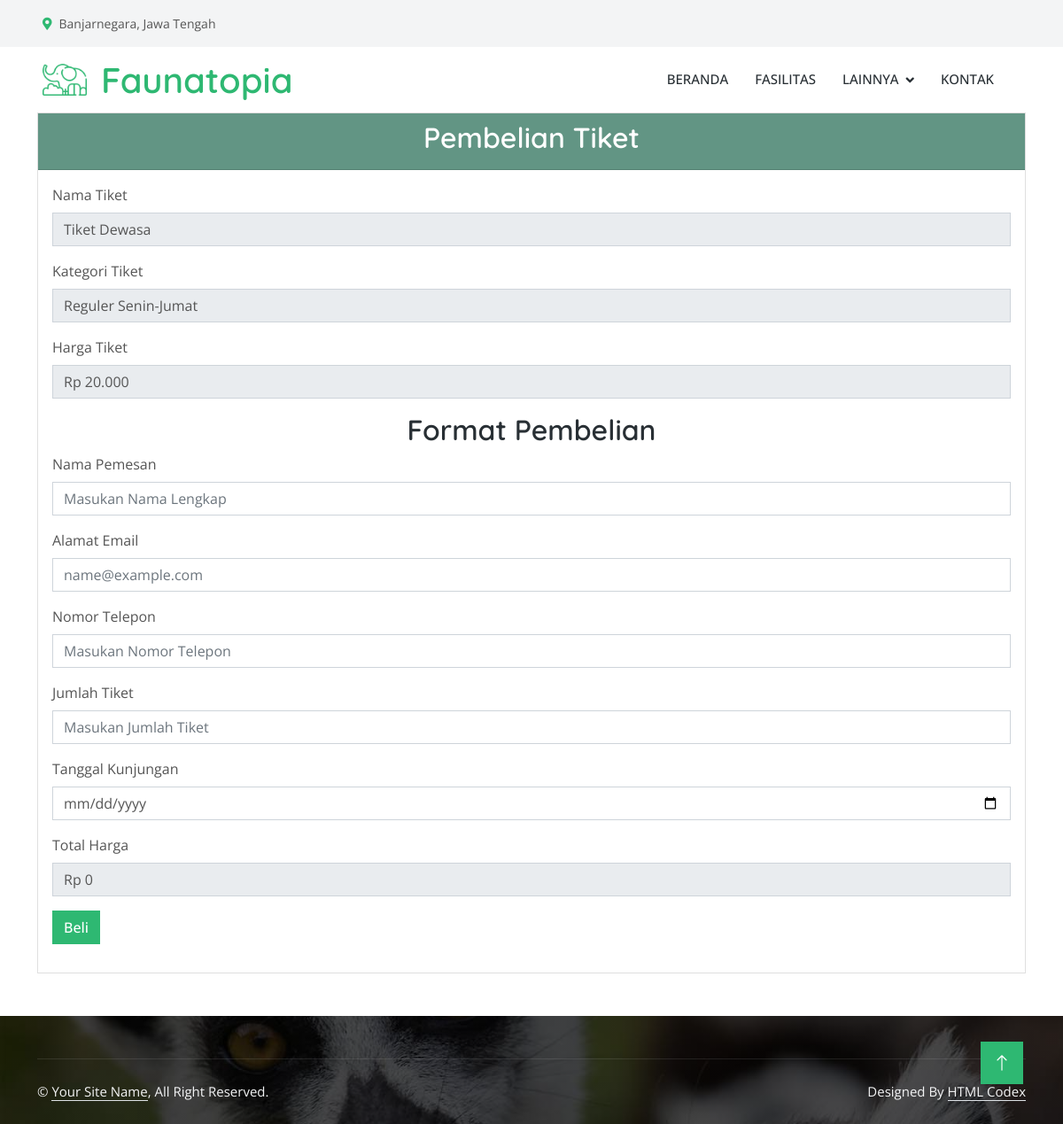
The page /beli_tiket.php?id_harga=1 on the database its author committed.
### tables this page shows
CREATE TABLE IF NOT EXISTS `harga_tiket` (
  `id_harga` int NOT NULL AUTO_INCREMENT,
  `nama_tiket` varchar(255) NOT NULL,
  `harga` varchar(50) NOT NULL DEFAULT '',
  `kategori` varchar(50) NOT NULL,
  `deskripsi` text NOT NULL,
  PRIMARY KEY (`id_harga`)
);

### beli_tiket.php (the view, shortened to what this page needs)
<?php
include "koneksi/function.php";
if (isset($_GET['id_harga']) && is_numeric($_GET['id_harga'])) {
    $id_harga = $_GET['id_harga'];
    $result = mysqli_query($conn, "SELECT * FROM harga_tiket WHERE id_harga = '$id_harga'");
    if ($result && mysqli_num_rows($result) > 0) {
        $row = mysqli_fetch_assoc($result);
    } else {
        echo "<script>alert('Data tiket tidak ditemukan!'); window.location.href = 'index.php';</script>";
        exit;
    }
} else {
    echo "<script>alert('ID Tiket tidak valid!'); window.location.href = 'index.php';</script>";
    exit;
}
?>
<!DOCTYPE html>
<html lang="en">
<head>
    <link href="https://cdnjs.cloudflare.com/ajax/libs/font-awesome/5.10.0/css/all.min.css" rel="stylesheet">
    <link href="https://cdn.jsdelivr.net/npm/bootstrap-icons@1.4.1/font/bootstrap-icons.css" rel="stylesheet">
    <link href="lib/animate/animate.min.css" rel="stylesheet">
    <link href="lib/lightbox/css/lightbox.min.css" rel="stylesheet">
    <link href="lib/owlcarousel/assets/owl.carousel.min.css" rel="stylesheet">
    <link href="css/bootstrap.min.css" rel="stylesheet">
    <link href="css/style.css" rel="stylesheet">
    <link rel="stylesheet" href="https://cdn.jsdelivr.net/npm/aos@2.3.4/dist/aos.css">
    <link rel="stylesheet" href="https://cdnjs.cloudflare.com/ajax/libs/hover.css/2.3.1/css/hover-min.css">
</head>
<body>
    <?php include 'layout/navbar.php'; ?>
    <main id="main">
        <div class="container">
            <div class="card">
            <div class="card-header  text-center" style="background-color: #629584;">
                <h2 style="color: white;">Pembelian Tiket</h2>
            </div>
                <div class="card-body">
                <dl class="row">
                <form action="koneksi/koneksi_beli_tiket.php" method="post">
                    <div class="mb-3">
                        <label for="nama_tiket" class="form-label">Nama Tiket</label>
                        <input class="form-control" type="text" value="<?php echo htmlspecialchars($row['nama_tiket']); ?>" aria-label="Disabled input example" disabled readonly>
                    </div>
                    <div class="mb-3">
                        <label for="harga" class="form-label">Kategori Tiket</label>
                        <input class="form-control" type="text" value="<?php echo htmlspecialchars($row['kategori']); ?>" aria-label="Disabled input example" disabled readonly>
                    </div>
                    <div class="mb-3">
                        <label for="harga" class="form-label">Harga Tiket</label>
                        <input class="form-control" type="text" value="Rp <?php echo number_format($row['harga'], 0, ',', '.'); ?>" aria-label="Disabled input example" disabled readonly>
                    </div>
                    <h2 style="text-align: center;">Format Pembelian</h2>
                    <div class="mb-3">
                    <label for="nama_pemesan" class="form-label">Nama Pemesan</label>
                    <input type="text" class="form-control" id="nama_pemesan" name="nama_pemesan" placeholder="Masukan Nama Lengkap" required>
                    </div>
                    <div class="mb-3">
                    <label for="email" class="form-label">Alamat Email</label>
                    <input type="email" class="form-control" id="email" name="email" placeholder="name@example.com" required>
                    </div>
                    <div class="mb-3">
                    <label for="nomor_telepon" class="form-label">Nomor Telepon</label>
                    <input type="text" class="form-control" id="nomor_telepon" name="nomor_telepon" placeholder="Masukan Nomor Telepon" required>
                    </div>
                    <div class="mb-3">
                    <label for="tiket" class="form-label">Jumlah Tiket</label>
                    <input type="number" class="form-control" id="jumlah_tiket" name="jumlah_tiket" placeholder="Masukan Jumlah Tiket" required>
                    </div>
                    <div class="mb-3">
                    <label for="tanggal" class="form-label">Tanggal Kunjungan</label>
                    <input type="date" class="form-control" id="tanggal_kunjungan" name="tanggal_kunjungan" placeholder="Masukan Tanggal Kunjungan" required>
                    </div>
                    <div class="mb-3">
                        <label for="total_harga" class="form-label">Total Harga</label>
                        <input class="form-control" type="text" id="total_harga" name="total_harga" value="Rp 0" aria-label="Disabled input example" disabled readonly>
                    </div>
                    <button type="submit" class="btn btn-primary">Beli</button>
                </form>
                </div>
            </div>
        </div>
    </main>
    <?php include 'layout/footer.php'; ?>
    <a href="#" class="btn btn-lg btn-primary btn-lg-square back-to-top"><i class="bi bi-arrow-up"></i></a>
</body>
</html>

### css/style.css (style rules this page uses)
:root { --primary: #2EB872; --light: #F3F4F5; --dark: #282F34; }
.back-to-top { position: fixed; display: none; right: 45px; bottom: 45px; z-index: 99; }
.btn { font-weight: 500; transition: .5s; }
.btn.btn-primary, .btn.btn-secondary { color: #FFFFFF; }
.btn-lg-square { width: 48px; height: 48px; }
.btn-square, .btn-sm-square, .btn-lg-square { padding: 0; display: flex; align-items: center; justify-content: center; font-weight: normal; }

### rows shown on the page
harga_tiket: nama_tiket "Tiket Dewasa", kategori "Reguler Senin-Jumat", harga "Rp 20.000"
